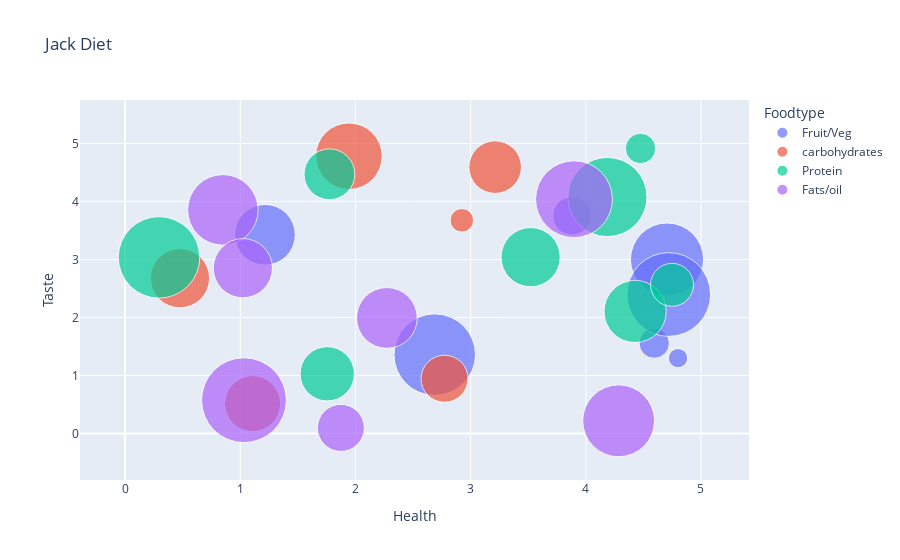

Here is the notebook cell this chart was saved with:
### Code cell
!pip install plotly
!pip install --upgrade nbformat
import pandas as pd
import plotly.express as px
df = pd.read_csv('foodframe.csv')



print(df)




fig = px.scatter(df, x="Health", y="Taste",
	         size="Count", color="Foodtype",
                 hover_name="Name", log_x=False, size_max=60, title="Jack Diet")
fig.show()
fig.write_html("bubble2.html")

### Figure 1 — Plotly figure (JSON) as saved in the notebook; plotly's stock layout.template omitted (floating-point values rounded to 4 significant figures)
{"data": [{"hovertemplate": "<b>%{hovertext}</b><br><br>Foodtype=Fruit/Veg<br>Health=%{x}<br>Taste=%{y}<br>Count=%{marker.size}<extra></extra>", "hovertext": ["Apple", "Carrot", "Grapes", "Brocoli", "Orange", "Leaks ", "Mango"], "legendgroup": "Fruit/Veg", "marker": {"color": "#636efa", "size": [29, 20, 5, 38, 2, 36, 8], "sizemode": "area", "sizeref": 0.01083, "symbol": "circle"}, "mode": "markers", "name": "Fruit/Veg", "orientation": "v", "showlegend": true, "type": "scatter", "x": [4.705, 1.215, 4.594, 4.72, 4.801, 2.688, 3.88], "xaxis": "x", "y": [2.999, 3.426, 1.558, 2.396, 1.3, 1.36, 3.753], "yaxis": "y"}, {"hovertemplate": "<b>%{hovertext}</b><br><br>Foodtype=carbohydrates<br>Health=%{x}<br>Taste=%{y}<br>Count=%{marker.size}<extra></extra>", "hovertext": ["pasta", "noodles", "potato", "bread", "cereal", "rice", "Oats"], "legendgroup": "carbohydrates", "marker": {"color": "#EF553B", "size": [0, 12, 15, 19, 24, 3, 17], "sizemode": "area", "sizeref": 0.01083, "symbol": "circle"}, "mode": "markers", "name": "carbohydrates", "orientation": "v", "showlegend": true, "type": "scatter", "x": [1.069, 2.774, 3.213, 0.4764, 1.944, 2.924, 1.107], "xaxis": "x", "y": [3.36, 0.9449, 4.592, 2.678, 4.78, 3.676, 0.5158], "yaxis": "y"}, {"hovertemplate": "<b>%{hovertext}</b><br><br>Foodtype=Protein<br>Health=%{x}<br>Taste=%{y}<br>Count=%{marker.size}<extra></extra>", "hovertext": ["Beans", "Fried chicken", "peanuts", "Sausage", "Eggs", "Salmon", "beef", "Pork"], "legendgroup": "Protein", "marker": {"color": "#00cc96", "size": [21, 34, 14, 10, 19, 16, 36, 5], "sizemode": "area", "sizeref": 0.01083, "symbol": "circle"}, "mode": "markers", "name": "Protein", "orientation": "v", "showlegend": true, "type": "scatter", "x": [4.428, 4.188, 1.774, 4.749, 3.521, 1.755, 0.2946, 4.475], "xaxis": "x", "y": [2.105, 4.077, 4.469, 2.564, 3.04, 1.03, 3.037, 4.914], "yaxis": "y"}, {"hovertemplate": "<b>%{hovertext}</b><br><br>Foodtype=Fats/oil<br>Health=%{x}<br>Taste=%{y}<br>Count=%{marker.size}<extra></extra>", "hovertext": ["Olive oil", "Butter", "Choclate", "Peanuts Oil", "Vegetable Oil", "Vegan butter", "Rapeseed Oil"], "legendgroup": "Fats/oil", "marker": {"color": "#ab63fa", "size": [27, 32, 39, 28, 20, 19, 12], "sizemode": "area", "sizeref": 0.01083, "symbol": "circle"}, "mode": "markers", "name": "Fats/oil", "orientation": "v", "showlegend": true, "type": "scatter", "x": [0.8491, 3.897, 1.032, 4.285, 2.273, 1.023, 1.873], "xaxis": "x", "y": [3.856, 4.039, 0.5756, 0.2197, 1.993, 2.85, 0.09751], "yaxis": "y"}], "layout": {"legend": {"itemsizing": "constant", "title": {"text": "Foodtype"}, "tracegroupgap": 0}, "title": {"text": "Jack Diet"}, "xaxis": {"anchor": "y", "domain": [0, 1], "title": {"text": "Health"}}, "yaxis": {"anchor": "x", "domain": [0, 1], "title": {"text": "Taste"}}}}
